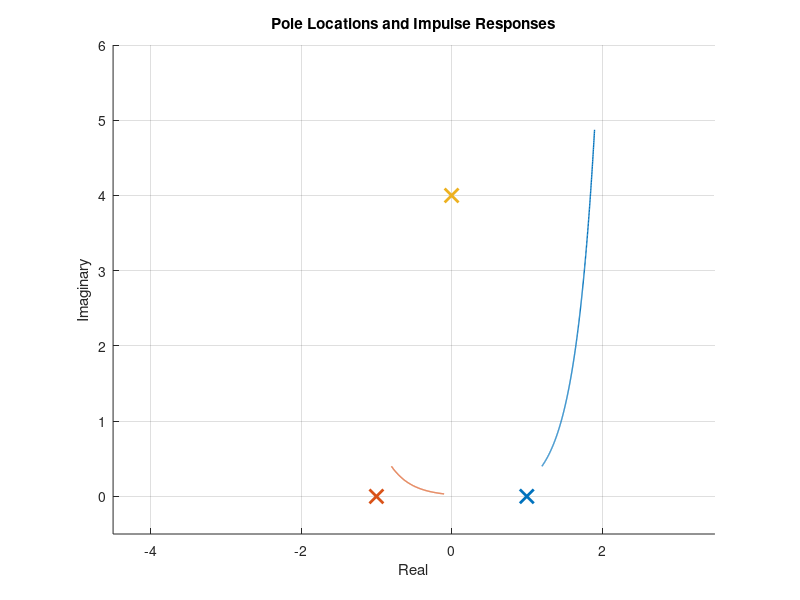

The MATLAB script that drew this image: (Note: this script raises an error after producing the figure.)
function s_plane_responses()
    poles = [1, -1, 4j, -4, 2+3j, -3+3j, -2+5j];
    colors = lines(numel(poles));
    
    figure; hold on; axis equal;
    title('Pole Locations and Impulse Responses');
    xlabel('Real'); ylabel('Imaginary');
    xlim([-4.5, 3.5]); ylim([-0.5, 6]); % should make automatic
    grid on;

    t = linspace(0, 2.5, 500); % Tvec for step response

    for i = 1:numel(poles)
        p = poles(i);
        c = colors(i, :);

        % Mark pole
        plot(real(p), imag(p), 'x', 'Color', c, 'MarkerSize', 10, 'LineWidth', 2);

        sys = tf(1, [1 -p]); % so can input 1-pole of system: H(s) = 1 / (s - p)

        % Step response
        [y, ~] = impulse(sys, t);

        % Place small response plot
        x_offset = 0.2;
        y_scale = 0.4;
        t_plot = real(p) + x_offset + (t / max(t)) * 0.7;
        y_plot = imag(p) + y * y_scale;
        plot(t_plot, y_plot, 'Color', c, 'LineWidth', 1);
    end
end
